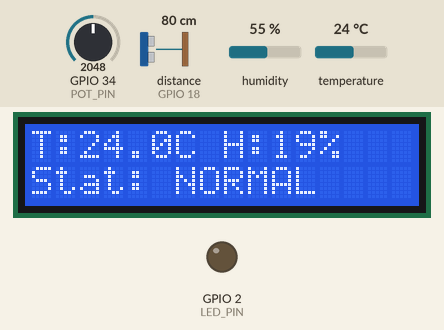
Recording of a sketch running on a simulated ESP32. Shown: 16×2 character LCD, output pins drawn as LEDs (lit = HIGH). The test bench sets the inputs (shaded band); at power-on: distance to the obstacle (sensor on GPIO 18) 80 cm, temperature 24 °C, GPIO 34 (POT_PIN) = 2048, humidity 55 %. The echo pulse lasts 58.3 µs per cm; WiFi joins after 1.5 s; servers stay silent unless stated; random numbers use the default seed unless the sketch sets one; no MQTT or app messages arrive unless stated; pins used as bus, display or sensor lines are not drawn; what the sketch prints to the serial monitor is not drawn.

Above: at 5.6 s.
5.7 s: distance to the obstacle (sensor on GPIO 18) set to 2 cm
At 11.2 s:
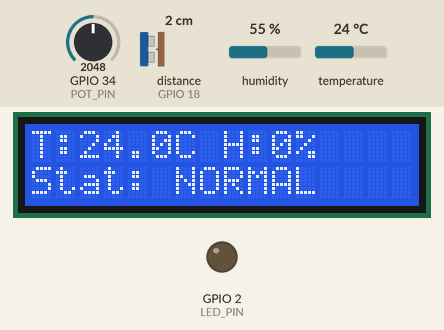
11.5 s: temperature set to 12 °C
At 16.2 s:
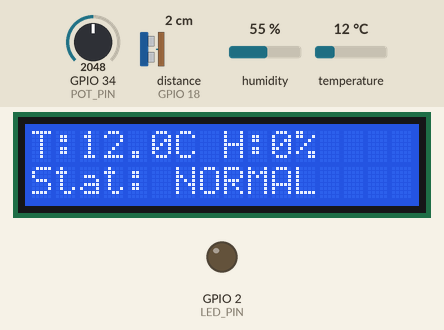
16.5 s: distance to the obstacle (sensor on GPIO 18) set to 9 cm
At 21.2 s:
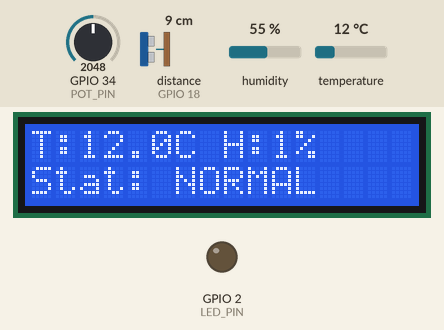
21.5 s: temperature set to 19 °C
At 26.3 s:
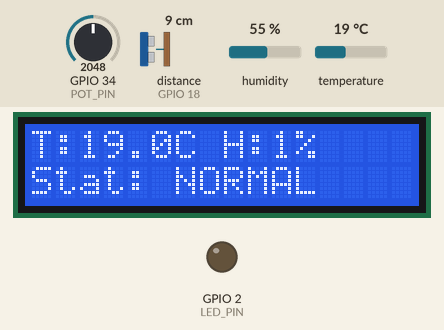
28.0 s: distance to the obstacle (sensor on GPIO 18) set to 4 cm
At 31.3 s:
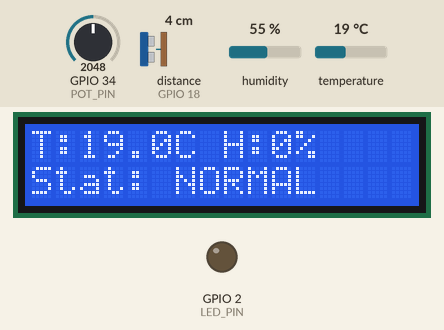
Timing chart, 0 to 32.5 s (numbered marks = the images above; inputs shaded):
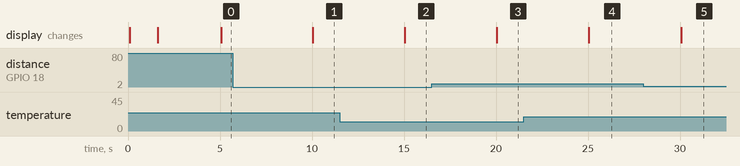

The sketch:

esp32_iiot_controller.ino
```cpp
#include <WiFi.h>
#include <PubSubClient.h>
#include <DHTesp.h>
#include <ArduinoJson.h>
#include <LiquidCrystal_I2C.h>

// ==========================================
// CONFIGURARE AWS IOT
// ==========================================
const char* MQTT_TOPIC_PUB = "factory/line1/telemetry";
const char* MQTT_TOPIC_SUB = "factory/line1/commands";

// Variabila globala pentru controlul sistemului
bool sistemActiv = true;

// Certificatele raman neschimbate
const char* AWS_CERT_CA = R"KEY()KEY";

const char* AWS_CERT_CRT = R"KEY()KEY";

const char* AWS_CERT_PRIVATE = R"KEY()KEY";

// ==========================================
// HARDWARE SETUP
// ==========================================
const int DHT_PIN = 15;
const int POT_PIN = 34;
const int LED_PIN = 2;
const int TRIG_PIN = 5;
const int ECHO_PIN = 18;

DHTesp dht;
WiFiClient espClient;
PubSubClient client(espClient);
LiquidCrystal_I2C lcd(0x27, 16, 2);

unsigned long lastMsg = 0;

// NOTE: This device connects to HiveMQ (Public Broker) as a simulation gateway.
// The Python Bridge handles the secure TLS 1.2 connection to AWS IoT Core.
void setup_wifi() {
  delay(10);
  lcd.clear();
  lcd.print("Connecting WiFi");
  WiFi.begin("Wokwi-GUEST", "", 6);

  while (WiFi.status() != WL_CONNECTED) {
    delay(500);
    Serial.print(".");
  }
  lcd.clear();
  lcd.print("WiFi Connected!");
  Serial.println("\nWiFi conectat!");
}

// ==========================================
// CALLBACK: RECEPTIE COMENZI AWS
// ==========================================
void callback(char* topic, byte* payload, unsigned int length) {
  Serial.println("\n[!] Mesaj primit de la AWS pe topicul de comenzi");

  StaticJsonDocument<256> doc;
  DeserializationError error = deserializeJson(doc, payload, length);

  if (error) {
    Serial.print("Eroare la parsarea JSON: ");
    Serial.println(error.c_str());
    return;
  }

  const char* action = doc["action"];

  if (action != nullptr && String(action) == "STOP") {
    // 1. Oprim bucla de trimitere date
    sistemActiv = false;

    // 2. Actiune vizuala LED
    digitalWrite(LED_PIN, HIGH);

    // 3. Update LCD cu mesajul cerut
    lcd.clear();
    lcd.setCursor(0, 0);
    lcd.print("OPRIT DIN AWS");
    lcd.setCursor(0, 1);
    lcd.print("MENTENANTA RECOM");

    Serial.println("###################################");
    Serial.println("#   SISTEM OPRIT DE AWS CLOUD     #");
    Serial.println("#   ANOMALIE PREDICTIVA DETECTATA #");
    Serial.println("###################################");
  }
}

void reconnect() {
  while (!client.connected()) {
    Serial.print("Incercare MQTT HiveMQ...");
    String clientId = "ESP32_Plant_01_";
    clientId += String(random(0xffff), HEX);

    if (client.connect(clientId.c_str())) {
      Serial.println("Conectat!");
      client.subscribe(MQTT_TOPIC_SUB); // Ne abonam la topicul de comenzi
    } else {
      Serial.print("Eroare, rc=");
      Serial.print(client.state());
      Serial.println(" Reincercare in 5 secunde...");
      delay(5000);
    }
  }
}

void setup() {
  Serial.begin(115200);
  pinMode(LED_PIN, OUTPUT);
  pinMode(TRIG_PIN, OUTPUT);
  pinMode(ECHO_PIN, INPUT);

  dht.setup(DHT_PIN, DHTesp::DHT22);
  lcd.init();
  lcd.backlight();

  setup_wifi();
  client.setServer("broker.hivemq.com", 1883);
  client.setCallback(callback);
}

void loop() {
  if (!client.connected()) reconnect();
  client.loop();

  // Trimitem date DOAR daca sistemul este ACTIV
  if (sistemActiv) {
    unsigned long now = millis();
    if (now - lastMsg > 5000) {
      lastMsg = now;

      // 1. Citire Senzori
      TempAndHumidity data = dht.getTempAndHumidity();
      int potValue = analogRead(POT_PIN);
      int vibrationLevel = map(potValue, 0, 4095, 0, 100);

      // 2. Senzor Ultrasonic (Mentenanta)
      digitalWrite(TRIG_PIN, LOW);
      delayMicroseconds(2);
      digitalWrite(TRIG_PIN, HIGH);
      delayMicroseconds(10);
      digitalWrite(TRIG_PIN, LOW);
      long duration = pulseIn(ECHO_PIN, HIGH);
      int distance = duration * 0.034 / 2;

      // Health Score (400mm max distanta conform cerintei)
      int healthScore = map(constrain(distance, 2, 400), 2, 400, 0, 100);

      // 3. Status Local
      String status = "NORMAL";
      if (data.temperature > 80.0) status = "OVERHEAT"; // Max 80 grade cerut

      // 4. Construire JSON
      StaticJsonDocument<512> doc;
      doc["device_id"] = "ESP32_PLANT_01";
      doc["timestamp"] = millis();

      JsonObject telemetry = doc.createNestedObject("telemetry");
      telemetry["temp"] = serialized(String(data.temperature, 2));
      telemetry["hum"] = serialized(String(data.humidity, 1));
      telemetry["vibrations"] = vibrationLevel;
      telemetry["maintenance_dist"] = distance;
      telemetry["health_score"] = healthScore;

      doc["status"] = status;

      char buffer[512];
      serializeJson(doc, buffer);
      client.publish(MQTT_TOPIC_PUB, buffer);

      // 5. Update LCD Operational
      lcd.clear();
      lcd.setCursor(0, 0);
      lcd.print("T:"); lcd.print(data.temperature, 1);
      lcd.print("C H:"); lcd.print(healthScore); lcd.print("%");
      lcd.setCursor(0, 1);
      lcd.print("Stat: "); lcd.print(status);

      Serial.print("Telemetrie trimisa: ");
      Serial.println(buffer);
    }
  } else {
    // Daca sistemul este oprit, LED-ul ramane aprins si nu mai trimitem nimic
    digitalWrite(LED_PIN, HIGH);
  }
}
```

Measured:
- after the input at 5.7 s, the display: changes after 4.4 s (image 1)
- after the input at 11.5 s, the display: changes after 3.6 s (image 2)
- after the input at 16.5 s, the display: changes after 3.6 s (image 3)
- after the input at 21.5 s, the display: changes after 3.6 s (image 4)
- after the input at 28.0 s, the display: changes after 2.1 s (image 5)
